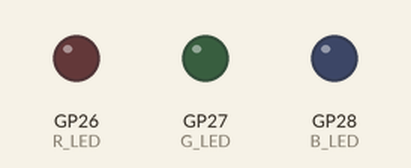
This program was run on a simulated Raspberry Pi Pico running MicroPython. Parts: output pins drawn as LEDs (lit = HIGH). What the program prints to the serial console is not drawn.

Above: at 1.0 s.
At 3.0 s:
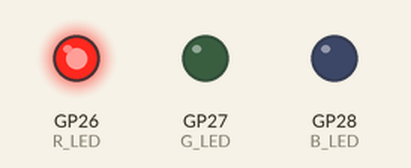
At 5.0 s:
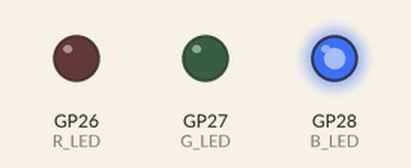
At 7.0 s:
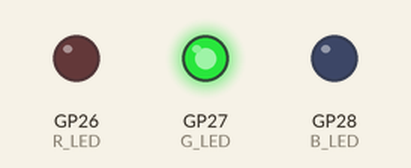
Timing chart, 0 to 10.4 s (numbered marks = the images above):
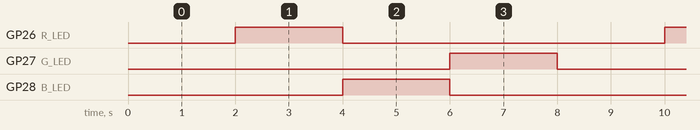

Measured:
- by itself, GP26 (R_LED), GP27 (G_LED), GP28 (B_LED): alternates HIGH for 2.0 s and LOW for 6.0 s
- by itself, everything shown: repeats every 8.0 s, in 4 steps

The program:

Activity_07_relaxation_lamp.py
```python
# Relaxation lamp

# Connect Red leg to GP26
# Connect Green leg to GP27
# Connect Blue leg to GP28

# NOTE - COMMON CATHODE LED USED

# Load libraries
import machine
import utime

# Configure outputs for each LED
R_LED = machine.Pin(26, machine.Pin.OUT)
G_LED = machine.Pin(27, machine.Pin.OUT)
B_LED = machine.Pin(28, machine.Pin.OUT)

print("Ready, Set, GO!")

while True:
    R_LED.value(0)  # Turn all Off
    G_LED.value(0)
    B_LED.value(0)
    utime.sleep(2)  # Pause time in second

    R_LED.value(1)  # Turn ON Red LED
    utime.sleep(2)  # Pause
    R_LED.value(0)  # Turn OFF Red LED
    B_LED.value(1)
    utime.sleep(2)  # Pause time in second
    B_LED.value(0)
    G_LED.value(1)
    utime.sleep(2)  # Pause time in second
    G_LED.value(0)
```
